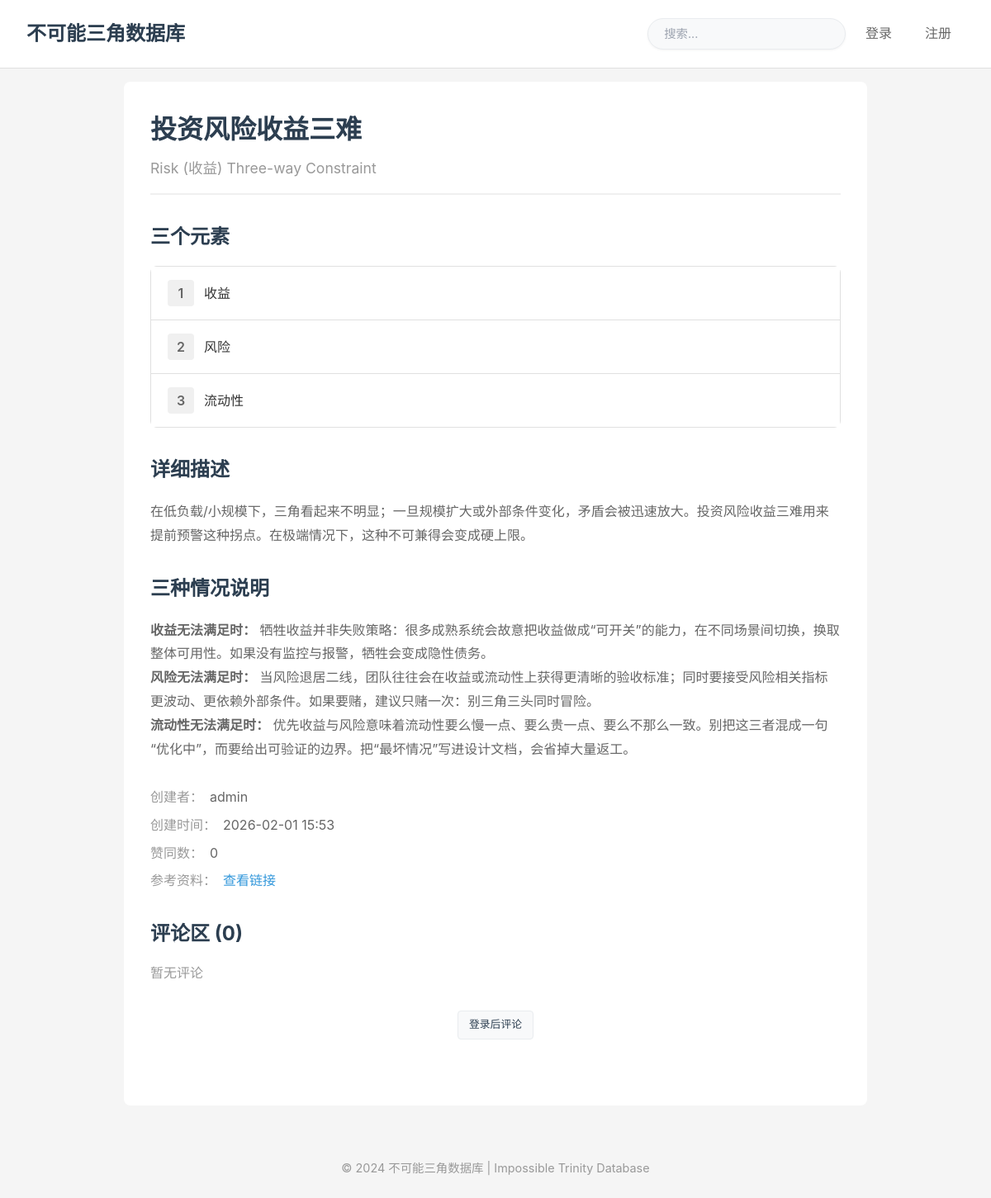
Screenshot of /detail/201 with the database file from the repository.
### models.py (models this page shows)
class ImpossibleTrinity(db.Model):
    id = db.Column(db.Integer, primary_key=True)
    name = db.Column(db.String(200), nullable=False)
    name_en = db.Column(db.String(200), default='Impossible Trinity')
    field = db.Column(db.String(100), nullable=False)
    element1 = db.Column(db.String(100), nullable=False)
    element2 = db.Column(db.String(100), nullable=False)
    element3 = db.Column(db.String(100), nullable=False)
    description = db.Column(db.Text, nullable=False)
    created_at = db.Column(db.DateTime, default=datetime.utcnow)
    agree_count = db.Column(db.Integer, default=0)
    hyperlink = db.Column(db.String(500))
    feature_image_url = db.Column(db.String(500))
    element1_image_url = db.Column(db.String(500))
    element2_image_url = db.Column(db.String(500))
    element3_image_url = db.Column(db.String(500))
    updated_at = db.Column(db.DateTime, default=datetime.utcnow, onupdate=datetime.utcnow)
    element1_sacrifice_explanation = db.Column(db.Text)
    element2_sacrifice_explanation = db.Column(db.Text)
    element3_sacrifice_explanation = db.Column(db.Text)
    creator_id = db.Column(db.Integer, db.ForeignKey('user.id'), nullable=False)
    comments = db.relationship('Comment', backref='it', lazy=True, cascade='all, delete-orphan')

class User(UserMixin, db.Model):
    id = db.Column(db.Integer, primary_key=True)
    username = db.Column(db.String(80), unique=True, nullable=False)
    password_hash = db.Column(db.String(128), nullable=False)
    is_admin = db.Column(db.Boolean, default=False)
    created_at = db.Column(db.DateTime, default=datetime.utcnow)
    created_its = db.relationship('ImpossibleTrinity', backref='creator', lazy=True)
    comments = db.relationship('Comment', backref='author', lazy=True)

### app.py (the view)
@app.route('/detail/<int:id>')
def detail(id):
    it = ImpossibleTrinity.query.get_or_404(id)
    return render_template('detail.html', it=it)

### app.py (called while the page is built)
@app.context_processor
def inject_user():
    return dict(current_user=current_user)

### templates/detail.html (shortened to what this page needs)
{% extends "base.html" %}
{% block content %}
<div class="detail-page">
    <div class="detail-body">
        <div class="detail-header">
            <h1 class="detail-title">{{ it.name }}</h1>
            <p class="detail-subtitle">{{ it.name_en }}</p>
        </div>
        <div class="elements-section">
            <h2>三个元素</h2>
            <div class="elements-grid">
                {% if it.element1_image_url %}
                    <div class="element-item">
                        <div class="element-content">
                            <span class="element-number">1</span>
                            <p class="element-text">{{ it.element1 }}</p>
                        </div>
                    </div>
                {% endif %}
                {% if it.element2_image_url %}
                    <div class="element-item">
                        <div class="element-content">
                            <span class="element-number">2</span>
                            <p class="element-text">{{ it.element2 }}</p>
                        </div>
                    </div>
                {% endif %}
                {% if it.element3_image_url %}
                    <div class="element-item">
                        <div class="element-content">
                            <span class="element-number">3</span>
                            <p class="element-text">{{ it.element3 }}</p>
                        </div>
                    </div>
                {% endif %}
            </div>
        </div>
        <div class="description-section">
            <h2>详细描述</h2>
            <p class="description-text">{{ it.description }}</p>
        </div>
        <div class="description-section">
            <h2>三种情况说明</h2>
            <p class="description-text">
                <strong>{{ it.element1 }}无法满足时：</strong>
                {{ it.element1_sacrifice_explanation or '暂无说明' }}
            </p>
            <p class="description-text">
                <strong>{{ it.element2 }}无法满足时：</strong>
                {{ it.element2_sacrifice_explanation or '暂无说明' }}
            </p>
            <p class="description-text">
                <strong>{{ it.element3 }}无法满足时：</strong>
                {{ it.element3_sacrifice_explanation or '暂无说明' }}
            </p>
        </div>
        <div class="meta-section">
            <div class="meta-item">
                <span class="meta-label">创建者：</span>
                <span class="meta-value">{{ it.creator.username }}</span>
            </div>
            <div class="meta-item">
                <span class="meta-label">创建时间：</span>
                <span class="meta-value">{{ it.created_at.strftime('%Y-%m-%d %H:%M') }}</span>
            </div>
            <div class="meta-item">
                <span class="meta-label">赞同数：</span>
                <span class="meta-value">{{ it.agree_count }}</span>
            </div>
            {% if it.hyperlink %}
                <div class="meta-item">
                    <span class="meta-label">参考资料：</span>
                    <a href="{{ it.hyperlink }}" target="_blank" class="meta-link">查看链接</a>
                </div>
            {% endif %}
        </div>
        <div class="comments-section">
            <h2>评论区 ({{ it.comments|length }})</h2>
            {% if it.comments %}
                <div class="comments-list">
                    {% for comment in it.comments %}
                        <div class="comment-item">
                            <div class="comment-header">
                                <span class="comment-author">{{ comment.author.username }}</span>
                                <span class="comment-time">{{ comment.created_at.strftime('%Y-%m-%d %H:%M') }}</span>
                                {% if current_user.is_authenticated and current_user.is_admin %}
                                    <form action="{{ url_for('delete_comment', id=comment.id) }}" method="POST" class="inline-form">
                                        <button type="submit" class="btn-small btn-delete" onclick="return confirm('确定删除此评论？')">删除</button>
                                    </form>
                                {% endif %}
                            </div>
                            <p class="comment-content">{{ comment.content }}</p>
                        </div>
                    {% endfor %}
                </div>
            {% else %}
                <p class="no-comments">暂无评论</p>
            {% endif %}
            {% if current_user.is_authenticated %}
                <div class="comment-form">
                    <h3>添加评论</h3>
                    <form action="{{ url_for('add_comment', id=it.id) }}" method="POST">
                        <textarea name="content" placeholder="写下你的评论..." required></textarea>
                        <button type="submit" class="btn btn-primary">发表评论</button>
                    </form>
                </div>
            {% else %}
                <div class="comment-prompt">
                    <a href="{{ url_for('login') }}" class="btn btn-secondary">登录后评论</a>
                </div>
            {% endif %}
        </div>
    </div>
</div>
{% endblock %}

### static/css/style.css (style rules this page uses)
* { margin: 0; padding: 0; box-sizing: border-box; }
body { font-family: -apple-system, BlinkMacSystemFont, "Segoe UI", Roboto, "Helvetica Neue", Arial, sans-serif; line-height: 1.6; color: #333; background: #f5f5f5; }
.detail-header { display: flex; flex-direction: column; gap: 0.5rem; margin-bottom: 2rem; padding-bottom: 1rem; border-bottom: 2px solid #f0f0f0; }
.detail-header .detail-title { font-size: 2rem; color: #2c3e50; font-weight: 700; margin: 0; }
.detail-header .detail-subtitle { color: #999; font-size: 1.1rem; margin: 0; }
.btn { display: inline-flex; align-items: center; padding: 0.4rem 0.8rem; text-decoration: none; cursor: pointer; transition: all 0.2s ease; font-size: 0.8rem; font-weight: 500; border: none; border-radius: 4px; box-shadow: none; }
.btn-secondary { background: #f8f9fa; color: #2c3e50; border: 1px solid #e9ecef; }
.detail-page { max-width: 900px; margin: 0 auto; }
.detail-body { background: #fff; padding: 2rem; border-radius: 8px; }
.description-section, .elements-section, .meta-section, .actions-section, .comments-section { margin-bottom: 2rem; }
.description-section h2, .elements-section h2, .comments-section h2 { font-size: 1.5rem; color: #2c3e50; margin-bottom: 1rem; }
.description-text { color: #666; line-height: 1.8; }
.elements-grid { display: flex; flex-direction: column; gap: 0; border: 1px solid #e0e0e0; border-radius: 8px; overflow: visible; }
.element-item { display: flex; align-items: center; gap: 1rem; padding: 1rem 1.25rem; border-bottom: 1px solid #e0e0e0; background: #fff; }
.element-item:last-child { border-bottom: none; }
.element-content { display: flex; align-items: center; gap: 0.75rem; flex: 1; }
.element-number { display: inline-flex; align-items: center; justify-content: center; width: 32px; height: 32px; min-width: 32px; font-size: 1rem; font-weight: 600; color: #666; background: #f0f0f0; border-radius: 4px; }
.element-text { font-size: 1rem; font-weight: 500; color: #333; margin: 0; }
.meta-item { display: flex; gap: 0.5rem; margin-bottom: 0.5rem; }
.meta-label { color: #999; font-weight: 500; }
.meta-value { color: #666; }
.meta-link { color: #3498db; text-decoration: none; }
.no-comments { color: #999; margin-bottom: 1rem; }
.comment-prompt { text-align: center; padding: 1rem; }

### rows the page displays
ImpossibleTrinity: name "投资风险收益三难", name_en "Risk (收益) Three-way Constraint", element1 "收益", element2 "风险", element3 "流动性", description "在低负载/小规模下，三角看起来不明显；一旦规模扩大或外部条件变化，矛盾会被迅速放大。投资风险收益三难用来提前预警这种拐点。在极端情况下，这种不可兼得会变成硬上限。", element1_sacrifice_explanation "牺牲收益并非失败策略：很多成熟系统会故意把收益做成“可开关”的能力，在不同场景间切换，换取整体可用性。如果没有监控与报警，牺牲会变成隐性债务。", element2_sacrifice_explanation "当风险退居二线，团队往往会在收益或流动性上获得更清晰的验收标准；同时要接受风险相关指标更波动、更依赖外部条件。如果要赌，建议只赌一次：别三角三头同时冒险。", element3_sacrifice_explanation "优先收益与风险意味着流动性要么慢一点、要么贵一点、要么不那么一致。别把这三者混成一句“优化中”，而要给出可验证的边界。把“最坏情况”写进设计文档，会省掉大量返工。", created_at "2026-02-01 15:53", agree_count "0"
User: creator.username "admin"

### other values shown
{{ it.comments|length }} "0"
